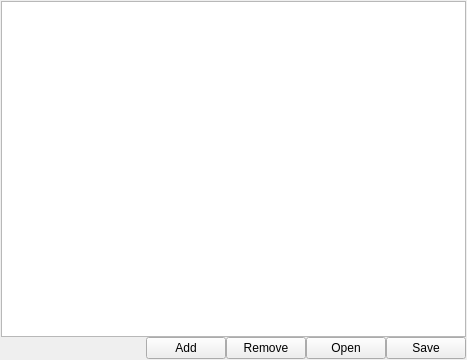
<?xml version="1.0" encoding="UTF-8"?>
<ui version="4.0">
 <class>MainWindow</class>
 <widget class="QMainWindow" name="MainWindow">
  <property name="geometry">
   <rect>
    <x>0</x>
    <y>0</y>
    <width>467</width>
    <height>360</height>
   </rect>
  </property>
  <property name="windowTitle">
   <string>MainWindow</string>
  </property>
  <widget class="QWidget" name="centralWidget">
   <layout class="QGridLayout" name="layoutGWidget">
    <property name="leftMargin">
     <number>1</number>
    </property>
    <property name="topMargin">
     <number>1</number>
    </property>
    <property name="rightMargin">
     <number>1</number>
    </property>
    <property name="bottomMargin">
     <number>1</number>
    </property>
    <property name="spacing">
     <number>0</number>
    </property>
    <item row="1" column="3">
     <widget class="QPushButton" name="btnRemove">
      <property name="text">
       <string>Remove</string>
      </property>
     </widget>
    </item>
    <item row="1" column="0">
     <spacer name="horizontalSpacer">
      <property name="orientation">
       <enum>Qt::Horizontal</enum>
      </property>
      <property name="sizeHint" stdset="0">
       <size>
        <width>162</width>
        <height>20</height>
       </size>
      </property>
     </spacer>
    </item>
    <item row="1" column="2">
     <widget class="QPushButton" name="btnAdd">
      <property name="text">
       <string>Add</string>
      </property>
     </widget>
    </item>
    <item row="1" column="5">
     <widget class="QPushButton" name="btnSave">
      <property name="text">
       <string>Save</string>
      </property>
     </widget>
    </item>
    <item row="0" column="0" colspan="6">
     <widget class="QTableView" name="tableView"/>
    </item>
    <item row="1" column="4">
     <widget class="QPushButton" name="btnOpen">
      <property name="text">
       <string>Open</string>
      </property>
     </widget>
    </item>
   </layout>
  </widget>
  <widget class="QMenuBar" name="menuBar">
   <property name="geometry">
    <rect>
     <x>0</x>
     <y>0</y>
     <width>467</width>
     <height>21</height>
    </rect>
   </property>
  </widget>
 </widget>
 <layoutdefault spacing="6" margin="11"/>
 <resources/>
 <connections/>
</ui>
